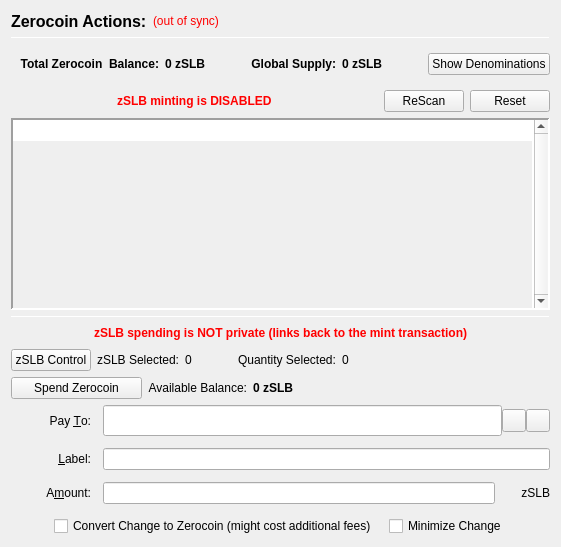
                  <widget class="QFrame" name="verticalFrameLeft">
                   <layout class="QVBoxLayout" name="verticalLayout_2">
                    <item>
                     <layout class="QVBoxLayout" name="verticalLayout_3">
                      <item>
                       <layout class="QHBoxLayout" name="horizontalLayout_3">
                        <item>
                         <widget class="QLabel" name="labelzSLBActions">
                          <property name="font">
                           <font>
                            <pointsize>12</pointsize>
                            <weight>75</weight>
                            <bold>true</bold>
                           </font>
                          </property>
                          <property name="text">
                           <string>Zerocoin Actions:</string>
                          </property>
                          <property name="alignment">
                           <set>Qt::AlignLeading|Qt::AlignLeft|Qt::AlignVCenter</set>
                          </property>
                         </widget>
                        </item>
                        <item>
                         <widget class="QLabel" name="labelzSLBSyncStatus">
                          <property name="toolTip">
                           <string>The displayed information may be out of date. Your wallet automatically synchronizes with the Silba network after a connection is established, but this process has not completed yet.</string>
                          </property>
                          <property name="styleSheet">
                           <string notr="true">QLabel { color: red; }</string>
                          </property>
                          <property name="text">
                           <string notr="true">(out of sync)</string>
                          </property>
                          <property name="alignment">
                           <set>Qt::AlignLeading|Qt::AlignLeft|Qt::AlignVCenter</set>
                          </property>
                         </widget>
                        </item>
                        <item>
                         <spacer name="horizontalSpacer">
                          <property name="orientation">
                           <enum>Qt::Horizontal</enum>
                          </property>
                          <property name="sizeHint" stdset="0">
                           <size>
                            <width>40</width>
                            <height>20</height>
                           </size>
                          </property>
                         </spacer>
                        </item>
                       </layout>
                      </item>
                      <item>
                       <widget class="Line" name="lineUpperLeft">
                        <property name="minimumSize">
                         <size>
                          <width>0</width>
                          <height>1</height>
                         </size>
                        </property>
                        <property name="maximumSize">
                         <size>
                          <width>16777215</width>
                          <height>1</height>
                         </size>
                        </property>
                        <property name="frameShadow">
                         <enum>QFrame::Sunken</enum>
                        </property>
                        <property name="orientation">
                         <enum>Qt::Horizontal</enum>
                        </property>
                       </widget>
                      </item>
                      <item>
                       <widget class="QFrame" name="balanceSupplyFrame">
                        <layout class="QHBoxLayout" name="horizontalLayout_2" stretch="0,0,0,1,0">
                         <property name="rightMargin">
                          <number>0</number>
                         </property>
                         <item>
                          <layout class="QHBoxLayout" name="horizontalLayout_34">
                           <item>
                            <widget class="QLabel" name="labelzAvailableText_3">
                             <property name="font">
                              <font>
                               <weight>75</weight>
                               <bold>true</bold>
                              </font>
                             </property>
                             <property name="toolTip">
                              <string>Total Balance including unconfirmed and immature zSLB</string>
                             </property>
                             <property name="text">
                              <string>Total Zerocoin  Balance:</string>
                             </property>
                             <property name="alignment">
                              <set>Qt::AlignRight|Qt::AlignTrailing|Qt::AlignVCenter</set>
                             </property>
                            </widget>
                           </item>
                           <item>
                            <widget class="QLabel" name="labelzAvailableAmount_4">
                             <property name="minimumSize">
                              <size>
                               <width>40</width>
                               <height>0</height>
                              </size>
                             </property>
                             <property name="font">
                              <font>
                               <weight>75</weight>
                               <bold>true</bold>
                              </font>
                             </property>
                             <property name="toolTip">
                              <string>Total Balance including unconfirmed and immature zSLB</string>
                             </property>
                             <property name="text">
                              <string>0 zSLB</string>
                             </property>
                             <property name="alignment">
                              <set>Qt::AlignLeading|Qt::AlignLeft|Qt::AlignVCenter</set>
                             </property>
                            </widget>
                           </item>
                          </layout>
                         </item>
                         <item>
                          <spacer name="horizontalSpacer_32">
                           <property name="orientation">
                            <enum>Qt::Horizontal</enum>
                           </property>
                           <property name="sizeHint" stdset="0">
                            <size>
                             <width>40</width>
                             <height>20</height>
                            </size>
                           </property>
                          </spacer>
                         </item>
                         <item>
                          <layout class="QHBoxLayout" name="horizontalLayout_35">
                           <item>
                            <widget class="QLabel" name="labelZsupplyText_2">
                             <property name="font">
                              <font>
                               <weight>75</weight>
                               <bold>true</bold>
                              </font>
                             </property>
                             <property name="text">
                              <string>Global Supply:</string>
                             </property>
                             <property name="alignment">
                              <set>Qt::AlignRight|Qt::AlignTrailing|Qt::AlignVCenter</set>
                             </property>
                            </widget>
                           </item>
                           <item>
                            <widget class="QLabel" name="labelZsupplyAmount_2">
                             <property name="font">
                              <font>
                               <weight>75</weight>
                               <bold>true</bold>
                              </font>
                             </property>
                             <property name="text">
                              <string>0 zSLB</string>
                             </property>
                            </widget>
                           </item>
                          </layout>
                         </item>
                         <item>
                          <spacer name="horizontalSpacer_31">
                           <property name="orientation">
                            <enum>Qt::Horizontal</enum>
                           </property>
                           <property name="sizeHint" stdset="0">
                            <size>
                             <width>40</width>
                             <height>20</height>
                            </size>
                           </property>
                          </spacer>
                         </item>
                         <item>
                          <widget class="QPushButton" name="pushButtonShowDenoms">
                           <property name="toolTip">
                            <string>Show zSLB denominations list</string>
                           </property>
                           <property name="text">
                            <string>Show Denominations</string>
                           </property>
                          </widget>
                         </item>
                        </layout>
                       </widget>
                      </item>
                      <item>
                       <layout class="QHBoxLayout" name="horizontalLayout_4">
                        <item>
                         <spacer name="horizontalSpacer_2">
                          <property name="orientation">
                           <enum>Qt::Horizontal</enum>
                          </property>
                          <property name="sizeHint" stdset="0">
                           <size>
                            <width>40</width>
                            <height>20</height>
                           </size>
                          </property>
                         </spacer>
                        </item>
                        <item>
                         <widget class="QLabel" name="label">
                          <property name="styleSheet">
                           <string notr="true">color: red;
font-weight: bold;</string>
                          </property>
                          <property name="text">
                           <string>zSLB minting is DISABLED</string>
                          </property>
                         </widget>
                        </item>
                        <item>
                         <spacer name="horizontalSpacer_3">
                          <property name="orientation">
                           <enum>Qt::Horizontal</enum>
                          </property>
                          <property name="sizeHint" stdset="0">
                           <size>
                            <width>40</width>
                            <height>20</height>
                           </size>
                          </property>
                         </spacer>
                        </item>
                        <item>
                         <widget class="QPushButton" name="pushButtonMintReset">
                          <property name="maximumSize">
                           <size>
                            <width>80</width>
                            <height>16777215</height>
                           </size>
                          </property>
                          <property name="toolTip">
                           <string>Rescan the complete blockchain for  Zerocoin mints and their meta-data.</string>
                          </property>
                          <property name="text">
                           <string>ReScan</string>
                          </property>
                         </widget>
                        </item>
                        <item>
                         <widget class="QPushButton" name="pushButtonSpentReset">
                          <property name="maximumSize">
                           <size>
                            <width>80</width>
                            <height>16777215</height>
                           </size>
                          </property>
                          <property name="toolTip">
                           <string>Reset Zerocoin Wallet DB. Deletes transactions that did not make it into the blockchain.</string>
                          </property>
                          <property name="text">
                           <string>Reset</string>
                          </property>
                         </widget>
                        </item>
                       </layout>
                      </item>
                      <item>
                       <widget class="QPlainTextEdit" name="TEMintStatus">
                        <property name="font">
                         <font>
                          <pointsize>8</pointsize>
                         </font>
                        </property>
                        <property name="toolTip">
                         <string>Status and/or Mesages from the last Mint Action.</string>
                        </property>
                        <property name="frameShape">
                         <enum>QFrame::Panel</enum>
                        </property>
                        <property name="frameShadow">
                         <enum>QFrame::Sunken</enum>
                        </property>
                        <property name="lineWidth">
                         <number>2</number>
                        </property>
                        <property name="midLineWidth">
                         <number>2</number>
                        </property>
                        <property name="verticalScrollBarPolicy">
                         <enum>Qt::ScrollBarAlwaysOn</enum>
                        </property>
                        <property name="horizontalScrollBarPolicy">
                         <enum>Qt::ScrollBarAlwaysOff</enum>
                        </property>
                        <property name="readOnly">
                         <bool>true</bool>
                        </property>
                        <property name="plainText">
                         <string notr="true"/>
                        </property>
                        <property name="backgroundVisible">
                         <bool>true</bool>
                        </property>
                       </widget>
                      </item>
                      <item>
                       <widget class="Line" name="line">
                        <property name="minimumSize">
                         <size>
                          <width>0</width>
                          <height>1</height>
                         </size>
                        </property>
                        <property name="maximumSize">
                         <size>
                          <width>16777215</width>
                          <height>1</height>
                         </size>
                        </property>
                        <property name="orientation">
                         <enum>Qt::Horizontal</enum>
                        </property>
                       </widget>
                      </item>
                      <item>
                       <layout class="QHBoxLayout" name="horizontalLayout_7">
                        <item>
                         <spacer name="horizontalSpacer_18">
                          <property name="orientation">
                           <enum>Qt::Horizontal</enum>
                          </property>
                          <property name="sizeHint" stdset="0">
                           <size>
                            <width>40</width>
                            <height>20</height>
                           </size>
                          </property>
                         </spacer>
                        </item>
                        <item>
                         <widget class="QLabel" name="label_2">
                          <property name="styleSheet">
                           <string notr="true">color: red;
font-weight: bold;</string>
                          </property>
                          <property name="text">
                           <string>zSLB spending is NOT private (links back to the mint transaction)</string>
                          </property>
                         </widget>
                        </item>
                        <item>
                         <spacer name="horizontalSpacer_30">
                          <property name="orientation">
                           <enum>Qt::Horizontal</enum>
                          </property>
                          <property name="sizeHint" stdset="0">
                           <size>
                            <width>40</width>
                            <height>20</height>
                           </size>
                          </property>
                         </spacer>
                        </item>
                       </layout>
                      </item>
                      <item>
                       <layout class="QHBoxLayout" name="horizontalLayout_24">
                        <property name="leftMargin">
                         <number>0</number>
                        </property>
                        <property name="bottomMargin">
                         <number>0</number>
                        </property>
                        <item>
                         <widget class="QPushButton" name="pushButtonZPivControl">
                          <property name="text">
                           <string>zSLB Control</string>
                          </property>
                         </widget>
                        </item>
                        <item>
                         <widget class="QLabel" name="labelzPivSelected">
                          <property name="text">
                           <string>zSLB Selected:</string>
                          </property>
                         </widget>
                        </item>
                        <item>
                         <widget class="QLabel" name="labelzPivSelected_int">
                          <property name="text">
                           <string>0</string>
                          </property>
                         </widget>
                        </item>
                        <item>
                         <spacer name="horizontalSpacer_17">
                          <property name="orientation">
                           <enum>Qt::Horizontal</enum>
                          </property>
                          <property name="sizeType">
                           <enum>QSizePolicy::Fixed</enum>
                          </property>
                          <property name="sizeHint" stdset="0">
                           <size>
                            <width>40</width>
                            <height>20</height>
                           </size>
                          </property>
                         </spacer>
                        </item>
                        <item>
                         <widget class="QLabel" name="labelQuantitySelected">
                          <property name="text">
                           <string>Quantity Selected:</string>
                          </property>
                         </widget>
                        </item>
                        <item>
                         <widget class="QLabel" name="labelQuantitySelected_int">
                          <property name="text">
                           <string>0</string>
                          </property>
                         </widget>
                        </item>
                        <item>
                         <spacer name="horizontalSpacer_19">
                          <property name="orientation">
                           <enum>Qt::Horizontal</enum>
                          </property>
                          <property name="sizeHint" stdset="0">
                           <size>
                            <width>40</width>
                            <height>20</height>
                           </size>
                          </property>
                         </spacer>
                        </item>
                       </layout>
                      </item>
                      <item>
                       <layout class="QHBoxLayout" name="horizontalLayout_6">
                        <item>
                         <widget class="QPushButton" name="pushButtonSpendzSLB">
                          <property name="minimumSize">
                           <size>
                            <width>131</width>
                            <height>0</height>
                           </size>
                          </property>
                          <property name="toolTip">
                           <string>Spend Zerocoin. Without 'Pay To:' address creates payments to yourself.</string>
                          </property>
                          <property name="text">
                           <string>Spend Zerocoin</string>
                          </property>
                         </widget>
                        </item>
                        <item>
                         <widget class="QLabel" name="labelzSLBBalanceText">
                          <property name="toolTip">
                           <string>Available (mature and spendable) zSLB for spending</string>
                          </property>
                          <property name="text">
                           <string>Available Balance:</string>
                          </property>
                          <property name="alignment">
                           <set>Qt::AlignRight|Qt::AlignTrailing|Qt::AlignVCenter</set>
                          </property>
                         </widget>
                        </item>
                        <item>
                         <widget class="QLabel" name="labelzAvailableAmount_2">
                          <property name="font">
                           <font>
                            <weight>75</weight>
                            <bold>true</bold>
                           </font>
                          </property>
                          <property name="toolTip">
                           <string>Available (mature and spendable) zSLB for spending

zSLB are mature when they have more than 20 confirmations AND more than 2 mints of the same denomination after them were minted</string>
                          </property>
                          <property name="text">
                           <string>0 zSLB</string>
                          </property>
                          <property name="alignment">
                           <set>Qt::AlignLeading|Qt::AlignLeft|Qt::AlignVCenter</set>
                          </property>
                         </widget>
                        </item>
                        <item>
                         <spacer name="horizontalSpacer_4">
                          <property name="orientation">
                           <enum>Qt::Horizontal</enum>
                          </property>
                          <property name="sizeHint" stdset="0">
                           <size>
                            <width>40</width>
                            <height>20</height>
                           </size>
                          </property>
                         </spacer>
                        </item>
                       </layout>
                      </item>
                      <item>
                       <layout class="QGridLayout" name="gridLayout_7">
                        <property name="spacing">
                         <number>12</number>
                        </property>
                        <item row="0" column="0">
                         <widget class="QLabel" name="payToLabel">
                          <property name="minimumSize">
                           <size>
                            <width>80</width>
                            <height>0</height>
                           </size>
                          </property>
                          <property name="text">
                           <string>Pay &amp;To:</string>
                          </property>
                          <property name="alignment">
                           <set>Qt::AlignRight|Qt::AlignTrailing|Qt::AlignVCenter</set>
                          </property>
                          <property name="buddy">
                           <cstring>payTo</cstring>
                          </property>
                         </widget>
                        </item>
                        <item row="0" column="1">
                         <layout class="QHBoxLayout" name="payToLayout">
                          <property name="spacing">
                           <number>0</number>
                          </property>
                          <item>
                           <widget class="QValidatedLineEdit" name="payTo">
                            <property name="enabled">
                             <bool>true</bool>
                            </property>
                            <property name="minimumSize">
                             <size>
                              <width>0</width>
                              <height>31</height>
                             </size>
                            </property>
                            <property name="toolTip">
                             <string>The Silba address to send the payment to. Creates local payment to yourself when empty.</string>
                            </property>
                           </widget>
                          </item>
                          <item>
                           <widget class="QToolButton" name="addressBookButton">
                            <property name="toolTip">
                             <string>Choose previously used address</string>
                            </property>
                            <property name="text">
                             <string/>
                            </property>
                            <property name="icon">
                             <iconset resource="../silba.qrc">
                              <normaloff>:/icons/address-book</normaloff>:/icons/address-book</iconset>
                            </property>
                            <property name="shortcut">
                             <string>Alt+A</string>
                            </property>
                           </widget>
                          </item>
                          <item>
                           <widget class="QToolButton" name="pasteButton">
                            <property name="toolTip">
                             <string>Paste address from clipboard</string>
                            </property>
                            <property name="text">
                             <string/>
                            </property>
                            <property name="icon">
                             <iconset resource="../silba.qrc">
                              <normaloff>:/icons/editpaste</normaloff>:/icons/editpaste</iconset>
                            </property>
                            <property name="shortcut">
                             <string>Alt+P</string>
                            </property>
                           </widget>
                          </item>
                         </layout>
                        </item>
                        <item row="1" column="0">
                         <widget class="QLabel" name="labelLabel">
                          <property name="minimumSize">
                           <size>
                            <width>80</width>
                            <height>0</height>
                           </size>
                          </property>
                          <property name="text">
                           <string>&amp;Label:</string>
                          </property>
                          <property name="alignment">
                           <set>Qt::AlignRight|Qt::AlignTrailing|Qt::AlignVCenter</set>
                          </property>
                          <property name="buddy">
                           <cstring>addAsLabel</cstring>
                          </property>
                         </widget>
                        </item>
                        <item row="1" column="1">
                         <widget class="QLineEdit" name="addAsLabel">
                          <property name="toolTip">
                           <string>Enter a label for this address to add it to the list of used addresses</string>
                          </property>
                         </widget>
                        </item>
                        <item row="2" column="0">
                         <widget class="QLabel" name="amountLabel">
                          <property name="minimumSize">
                           <size>
                            <width>80</width>
                            <height>0</height>
                           </size>
                          </property>
                          <property name="text">
                           <string>A&amp;mount:</string>
                          </property>
                          <property name="alignment">
                           <set>Qt::AlignRight|Qt::AlignTrailing|Qt::AlignVCenter</set>
                          </property>
                          <property name="buddy">
                           <cstring>zSLBpayAmount</cstring>
                          </property>
                         </widget>
                        </item>
                        <item row="2" column="1">
                         <layout class="QHBoxLayout" name="horizontalLayout_9">
                          <property name="spacing">
                           <number>0</number>
                          </property>
                          <item>
                           <widget class="QLineEdit" name="zSLBpayAmount"/>
                          </item>
                          <item>
                           <widget class="QLabel" name="labelzSLB">
                            <property name="minimumSize">
                             <size>
                              <width>55</width>
                              <height>0</height>
                             </size>
                            </property>
                            <property name="text">
                             <string>zSLB</string>
                            </property>
                            <property name="alignment">
                             <set>Qt::AlignRight|Qt::AlignTrailing|Qt::AlignVCenter</set>
                            </property>
                           </widget>
                          </item>
                         </layout>
                        </item>
                        <item row="3" column="0" colspan="2">
                         <layout class="QHBoxLayout" name="horizontalLayout_10">
                          <item>
                           <spacer name="horizontalSpacer_5">
                            <property name="orientation">
                             <enum>Qt::Horizontal</enum>
                            </property>
                            <property name="sizeHint" stdset="0">
                             <size>
                              <width>40</width>
                              <height>20</height>
                             </size>
                            </property>
                           </spacer>
                          </item>
                          <item>
                           <widget class="QCheckBox" name="checkBoxMintChange">
                            <property name="sizePolicy">
                             <sizepolicy hsizetype="MinimumExpanding" vsizetype="Fixed">
                              <horstretch>0</horstretch>
                              <verstretch>0</verstretch>
                             </sizepolicy>
                            </property>
                            <property name="layoutDirection">
                             <enum>Qt::LeftToRight</enum>
                            </property>
                            <property name="text">
                             <string>Convert Change to Zerocoin (might cost additional fees)</string>
                            </property>
                           </widget>
                          </item>
                          <item>
                           <widget class="QCheckBox" name="checkBoxMinimizeChange">
                            <property name="toolTip">
                             <string>If checked, the wallet tries to minimize the returning change instead of minimizing the number of spent denominations.</string>
                            </property>
                            <property name="text">
                             <string>Minimize Change</string>
                            </property>
                           </widget>
                          </item>
                          <item>
                           <spacer name="horizontalSpacer_6">
                            <property name="orientation">
                             <enum>Qt::Horizontal</enum>
                            </property>
                            <property name="sizeHint" stdset="0">
                             <size>
                              <width>40</width>
                              <height>20</height>
                             </size>
                            </property>
                           </spacer>
                          </item>
                         </layout>
                        </item>
                       </layout>
                      </item>
                     </layout>
                    </item>
                   </layout>
                  </widget>
